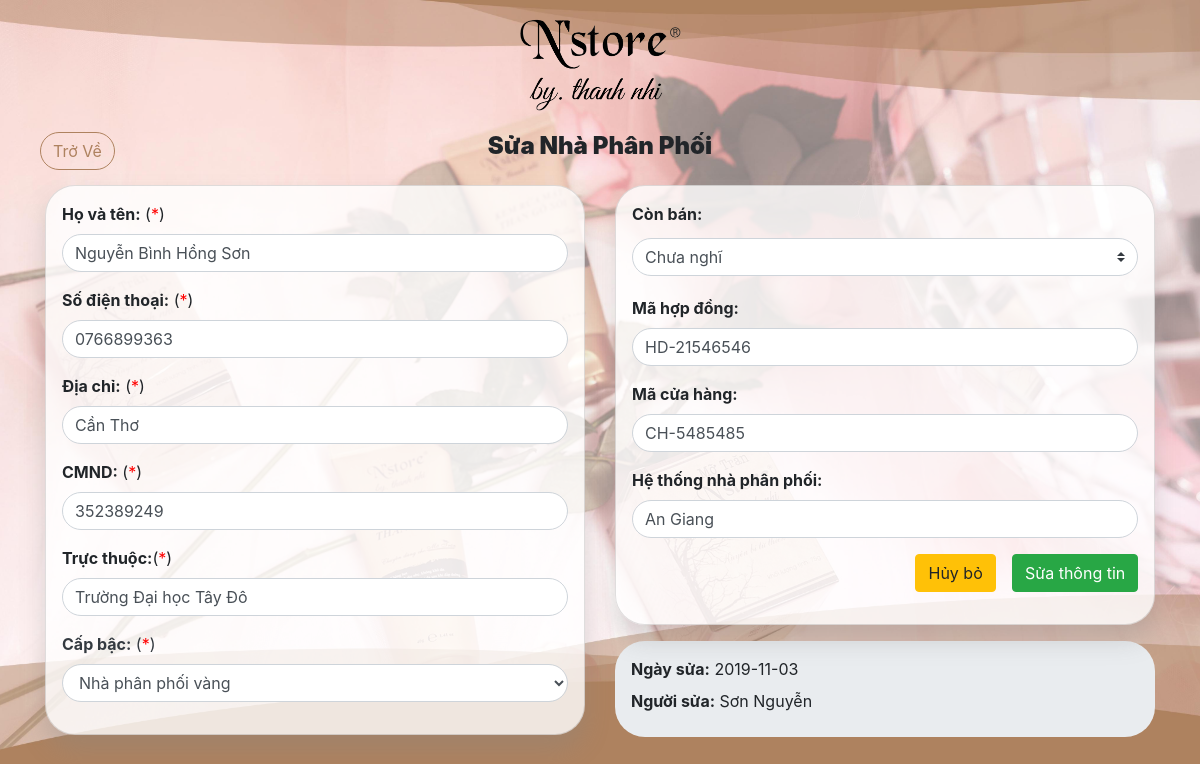
The app's page /index.php?page=suanhaphanphoi&id=5 (signed in), older data.
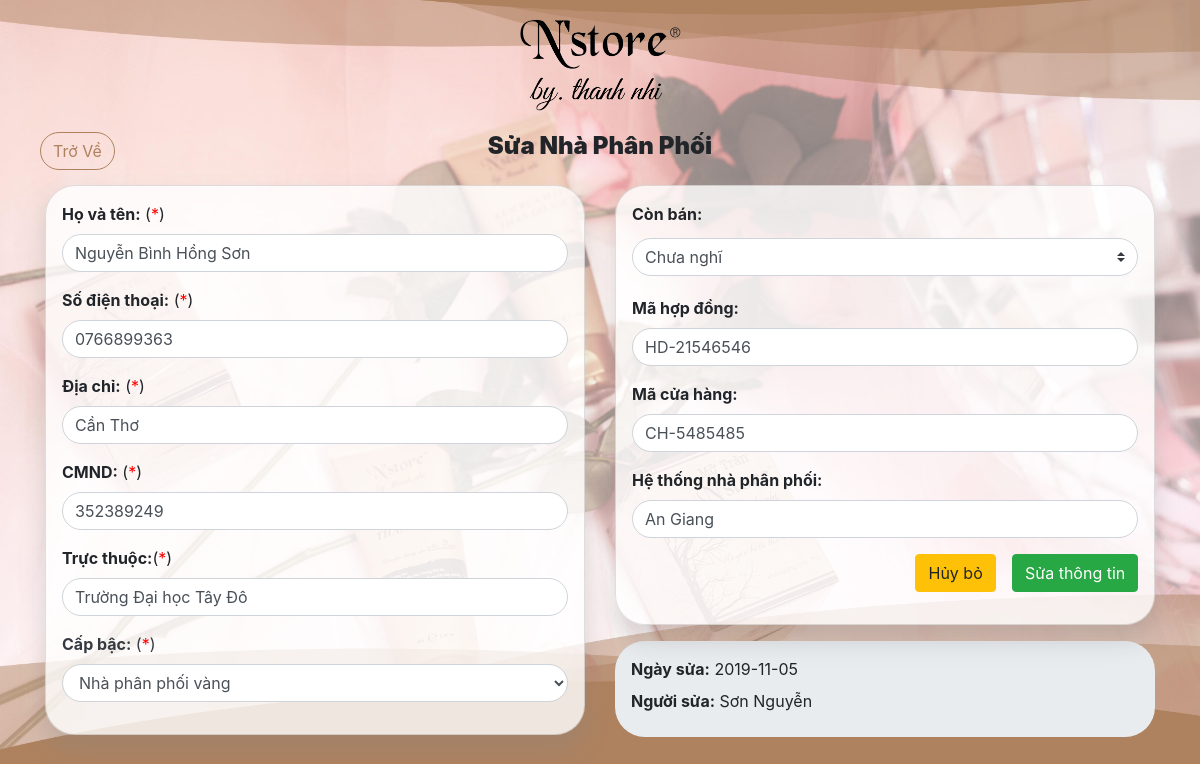
The same page, newer data.
### tables this page shows
CREATE TABLE `khachhang` (
  `makhachhang` int(11) NOT NULL,
  `hovaten` varchar(100) NOT NULL,
  `sodienthoai` varchar(15) NOT NULL,
  `cmnd` varchar(20) NOT NULL,
  `diachi` varchar(500) NOT NULL,
  `capbac` varchar(200) NOT NULL,
  `tructhuoc` varchar(500) NOT NULL,
  `mahopdong` varchar(100) DEFAULT NULL,
  `macuahang` varchar(100) DEFAULT NULL,
  `hethongnhaphanphoi` varchar(200) DEFAULT NULL,
  `danghi` varchar(50) NOT NULL DEFAULT 'chuanghi',
  `loaikhachhang` varchar(100) NOT NULL DEFAULT 'khachquaduong',
  `maadmin` int(11) DEFAULT '0',
  `ngaysua` date DEFAULT NULL,
  `maadminsua` int(11) DEFAULT NULL,
  `ngaytao` date NOT NULL
);

### ns-tn-database/ket-noi.php (called while the page is built, shortened)
<?php
    $this->connect = new PDO('mysql:host=localhost;dbname=quanlibanhang;charset=utf8','root','');
?>

### ns-tn-model/nha-phan-phoi-class.php (called while the page is built, shortened)
<?php
    class nhaphanphoiclass extends databaseNhaPhanPhoi{
        public function LayThongTinKhachHangBangMa($makhachhang){
            $khachhang = $this->connect->prepare("SELECT * FROM khachhang  WHERE makhachhang=?");
			$khachhang->setFetchMode(PDO::FETCH_OBJ);
			$khachhang->execute(array($makhachhang));
			$list = $khachhang->fetch();
			return $list;
        }
    }
?>

### ns-tn-model/admin-class.php (called while the page is built, shortened)
<?php
    class adminclass extends databaseAdmin{
        public function LayThongTinAdminBangMa($maadmin){
            $admin = $this->connect->prepare("SELECT * FROM admin WHERE maadmin=?");
			$admin->setFetchMode(PDO::FETCH_OBJ);
			$admin->execute(array($maadmin));
			$list = $admin->fetch();
			return $list;
        }
    }
?>

### ns-tn-view/ns-tn-quan-li/ns-tn-nha-phan-phoi/sua-nha-phan-phoi.php (the view, shortened to what the changed rows need)
<?php
    require "ns-tn-model/nha-phan-phoi-class.php";
    require "ns-tn-model/admin-class.php";
    if(isset($_GET['id'])){
        $makhachhang = $_GET['id'];
        $nhaphanphoi = new nhaphanphoiclass();
        $thongtin = $nhaphanphoi->LayThongTinKhachHangBangMa($makhachhang);
        if($thongtin == NULL || $thongtin == ""){
           ?>
                <div class="alert alert-warning" role="alert">
                    <strong>Thất bại</strong>... Không tìm thấy tài khoản này...!
                </div>
           <?php
        }else{
            ?>
                <div class="row">
                    <div class="col-12 col-sm-12 col-md-12 col-lg-12 col-xl-12 d-flex justify-content-center">
                        <div class="position-absolute" style="z-index: 999; left: 10px">
                            <a class="btn btn-outline-brown dangxuat rounded-pill" href="index.php?page=quanlinhaphanphoi">Trở Về</a>
                        </div>
                        <div class="text-center">
                            <h4><strong><b>Sửa Nhà Phân Phối</b></strong></h4>
                        </div>
                    </div>
                    <div class="col-12 col-sm-12 col-md-6 col-lg-6 col-xl-6 mt-3">
                        <div class="card p-3 form-sua-khach bg-custom">
                            <form action="ns-tn-controller/nha-phan-phoi-controller.php?yeucau=suanhaphanohoi" method="POST">
                                <div class="form-group">
                                    <label for=""><b>Họ và tên:</b> (<span class="need">*</span>)</label>
                                    <input type="text" name="hovaten" value="<?php echo $thongtin->hovaten; ?>" class="form-control rounded-pill" title="Không được bỏ rỗng trường này" required>
                                </div>
                                <div class="form-group">
                                    <label for=""><b>Số điện thoại:</b> (<span class="need">*</span>)</label>
                                    <input type="number" name="sodienthoai" value="<?php echo $thongtin->sodienthoai; ?>" class="form-control rounded-pill" title="Không được bỏ rỗng trường này" required>
                                </div>
                                <div class="form-group">
                                    <label for=""><b>Địa chỉ:</b> (<span class="need">*</span>)</label>
                                    <input type="text" name="diachi" value="<?php echo $thongtin->diachi; ?>" class="form-control rounded-pill" title="Không được bỏ rỗng trường này" required>
                                </div>
                                <div class="form-group">
                                    <label for=""><b>CMND:</b> (<span class="need">*</span>)</label>
                                    <input type="number" name="cmnd" value="<?php echo $thongtin->cmnd; ?>" class="form-control rounded-pill" title="Không được bỏ rỗng trường này" required>
                                </div>
                                <div class="form-group">
                                    <label for=""><b>Trực thuộc:</b>(<span class="need">*</span>)</label>
                                    <input type="text" name="tructhuoc" value="<?php echo $thongtin->tructhuoc; ?>" class="form-control rounded-pill" title="Không được bỏ rỗng trường này" required>
                                </div>
                                <div class="form-group">
                                    <label for="" class="text-dark"><b>Cấp bậc:</b> (<span class="need">*</span>)</label>
                                    <select name="capbac" class="form-control rounded-pill">
                                        <option value="nhaphanphoivang" <?php if($thongtin->capbac == 'nhaphanphoivang') echo 'selected'?>>Nhà phân phối vàng</option>
                                    </select>
                                </div>
                        </div>
                    </div>
                    <div class="col-12 col-sm-12 col-md-6 col-lg-6 col-xl-6 mt-3">
                        <div class="card p-3 bg-custom">
                            <div class="form-group">
                                    <label for=""><b>Còn bán: </b></label>
                                    <select name="danghi" class="custom-select my-1 mr-sm-2 rounded-pill" id="inlineFormCustomSelectPref">
                                        <option value="chuanghi" <?php if($thongtin->danghi == 'chuanghi') echo 'selected'?>>Chưa nghĩ</option>
                                    </select>
                                </div>
                                <div class="form-group">
                                    <label for=""><b>Mã hợp đồng:</b></label>
                                    <input type="text" name="mahopdong" value="<?php echo $thongtin->mahopdong; ?>" class="form-control rounded-pill" title="Có thể bỏ trống">
                                </div>
                                <div class="form-group">
                                    <label for=""><b>Mã cửa hàng: </b></label>
                                    <input type="text" name="macuahang" value="<?php echo $thongtin->macuahang; ?>" class="form-control rounded-pill" title="Có thể bỏ trống">
                                </div>
                                <div class="form-group">
                                    <label for=""><b>Hệ thống nhà phân phối:</b></label>
                                    <input type="text" name="hethongnhaphanphoi" value="<?php echo $thongtin->hethongnhaphanphoi; ?>" class="form-control rounded-pill" title="Có thể bỏ trống">
                                </div>
                                <div class="form-group d-flex justify-content-end">
                                    <a href="index.php?page=quanlinhaphanphoi" class="btn btn-warning mr-3">Hủy bỏ</a>
                                    <input type="submit" value="Sửa thông tin" class="btn btn-success hvr-bounce-out">
                                    </div>
                                </div>
                            <div class="jumbotron mt-3 p-3" style="border-radius: 30px">
                                <?php
                                    $admin = new adminclass();
                                    $thongtinadmin = $admin->LayThongTinAdminBangMa($thongtin->maadminsua);
                                ?>
                                <label for=""><b>Ngày sửa:</b></label><span><?php echo " " . $thongtin->ngaysua ?></span> <br>
                                <label for=""><b>Người sửa:</b></label><span><?php if($thongtinadmin != NULL || $thongtinadmin != "") echo " " . $thongtinadmin->hovaten ?></span>
                            </div>
                        </div>
                    </div>
                </div>
            <?php
        }
    }else{
    ?>
        <div class="alert alert-danger" role="alert">
            Lỗi... Không tìm thấy thông tin tài khoản cần sửa...!
        </div>
    <?php
    }
?>

Row changes from the older to the newer data that the page shows:
changed khachhang "Nguyễn Bình Hồng Sơn": ngaysua "2019-11-03" → "2019-11-05"
